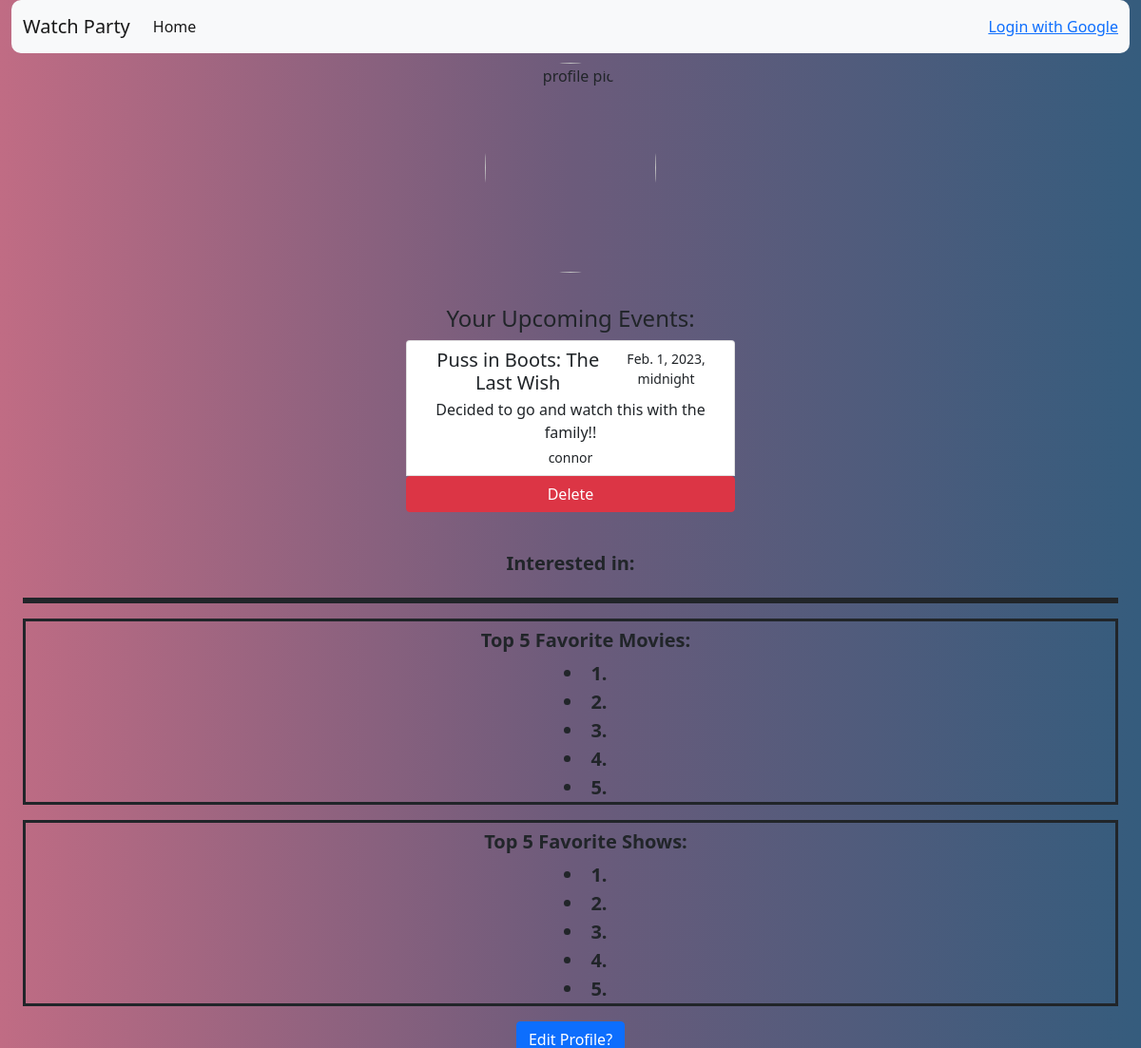
The page /profile/ on the database as committed earlier.
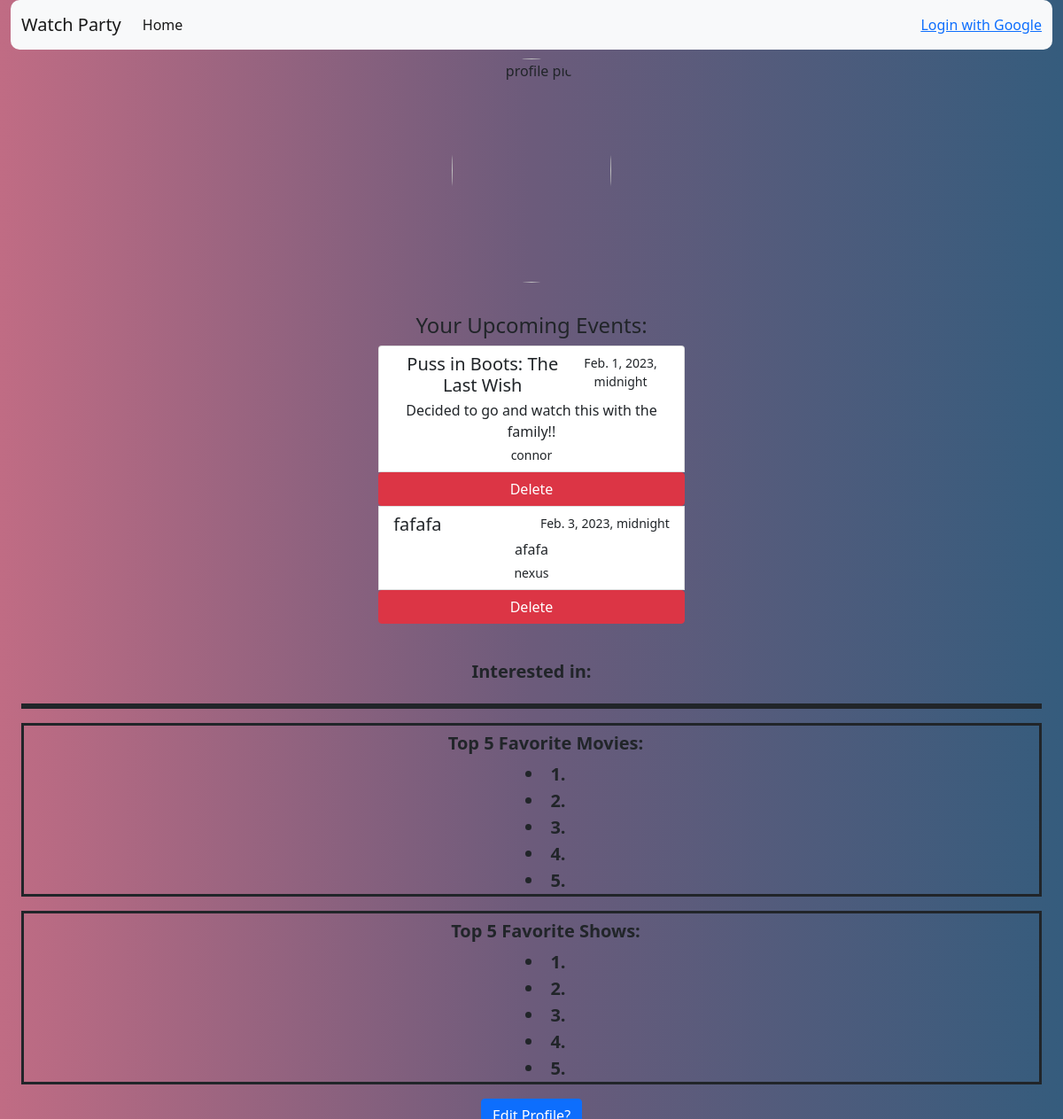
The same page on the database as committed later.
### watchingparty/models.py (models this page shows, shortened)
class Event(models.Model):
    DEFAULT_PROFILE_ID = 1
    mediaTitle = models.CharField(max_length=200)
    username = models.CharField(max_length=20)
    creator = models.ForeignKey(Profile, on_delete=models.CASCADE, related_name='creator_profile',
                                default=DEFAULT_PROFILE_ID)
    eventDate = models.DateTimeField('date published')
    platform = models.CharField(max_length=200)  # for image files
    address = models.CharField(max_length=200, default="375 Merchant Walk Sq")
    city = models.CharField(max_length=200, default="Charlottesville")
    description = models.CharField(max_length=200)
    participant = models.ManyToManyField(Profile)

### watchingparty/views.py (the view)
# urls.py: path('profile/', views.profileDetail, name='profile'),
def profileDetail(request):
    profile = Profile.objects.filter(userName=request.user).last()
    if request.method == 'POST':
        messages.success(request, "You have been added to a new event!")
        event = Event.objects.filter(mediaTitle__exact=request.POST["eventName"]).last()
        event.participant.add(profile)
    events = Event.objects.filter(participant=profile)
    print(events.values())
    return render(request, 'profileDetail.html', {'profile': profile, 'events': events})

### templates/watchingparty/profileDetail.html (shortened to what this page needs)
{% extends "base.html" %}
{% block content %}
    <div class="container-fluid justify-content-center text-center">
        <img class="big_circular_img" src="{{ user.socialaccount_set.all.0.get_avatar_url }}" alt="profile pic"/>
    <h4 class="mx-auto" style="margin-top: 3%;">Your Upcoming Events:</h4>
        {% if events %}
            <div class="list-group mx-auto" style="width: 30%; margin-bottom: 3%;">
           {% for event in events %}
                <a href="#" class="list-group-item list-group-item-action" aria-current="true">
                    <div class="d-flex w-100 justify-content-between">
                        <h5 class="mb-1">{{ event.mediaTitle }}</h5>
                        <small> {{ event.eventDate }}</small>
                    </div>
                    <p class="mb-1"> {{ event.description }}</p>
                    <small>{{ event.username }}</small>
                                <a href="/../delete/{{ event.mediaTitle }}/{{ event.description }}" class="btn btn-danger">Delete</a>
                </a>
            {% endfor %}
            </div>
        {% endif %}
        <p class="profile_text"> Interested in:</p>
        <p class="line_text" style="border-style: solid;">{{ profile.interests }} </p>
        <ul class="profile_text" style="list-style-position: inside; border-style: solid;"> Top 5 Favorite Movies:
            <li class="line_text"> 1. {{ profile.firstFavoriteMovie }}</li>
            <li class="line_text"> 2. {{ profile.secondFavoriteMovie }}</li>
            <li class="line_text"> 3. {{ profile.thirdFavoriteMovie }}</li>
            <li class="line_text"> 4. {{ profile.fourthFavoriteMovie }}</li>
            <li class="line_text"> 5. {{ profile.fifthFavoriteMovie }}</li>
        </ul>
        <ul class="profile_text" style="list-style-position: inside; border-style: solid;"> Top 5 Favorite Shows:
            <li class="line_text"> 1. {{ profile.firstFavoriteTVShow }}</li>
            <li class="line_text"> 2. {{ profile.secondFavoriteTVShow }}</li>
            <li class="line_text"> 3. {{ profile.thirdFavoriteTVShow }}</li>
            <li class="line_text"> 4. {{ profile.fourthFavoriteTVShow }}</li>
            <li class="line_text"> 5. {{ profile.fifthFavoriteTVShow }}</li>
        </ul>
        <button type="submit" class="btn btn-primary"><a style="all:unset" href="{% url 'watchingparty:settings' %}">Edit
            Profile?</a></button>
    </div>
{% endblock %}

Rows that differ between the two databases and show on the page:
added Event: mediaTitle "fafafa", eventDate "Feb. 3, 2023, midnight", description "afafa", username "nexus"
